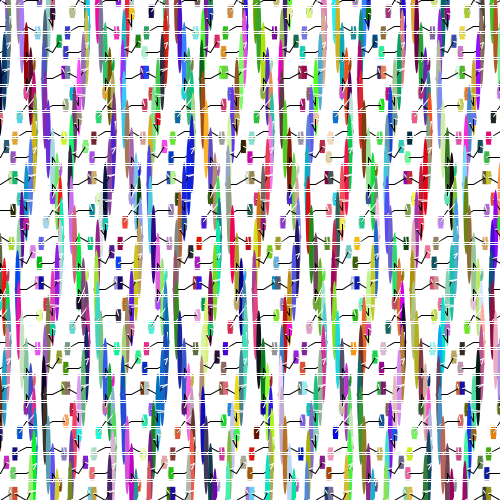
Frame 1 (no input)
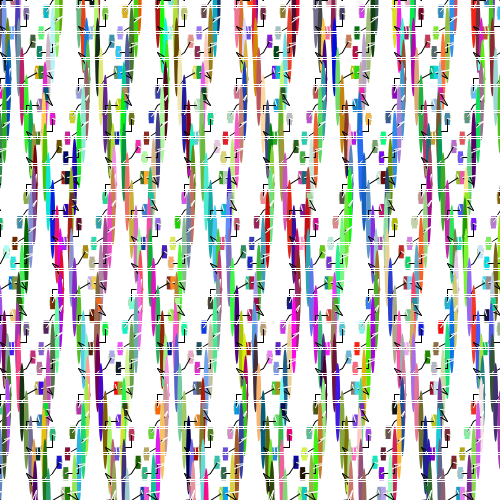
Frame 60 (the mouse pressed at the canvas centre just before this capture)
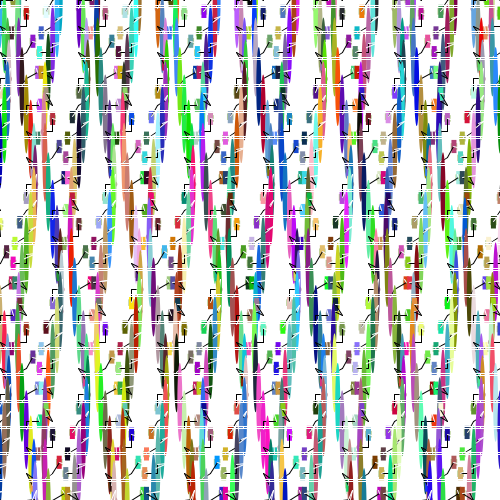
Frame 120 (the mouse held since frame 60 and released just before this capture)

The Processing sketch that drew these frames (run headless with seeded random() and noise(); from frame 60 on, the mouse is pressed at the canvas centre):

// Processing sketch: processing_151045
// ── processing_151045.pde

/*
 * Creative Coding
 * Week 2, 05 - Moving Patterns 1
 * by Indae Hwang and Jon McCormack
 * Copyright (c) 2014 Monash University
 *
 * This sketch builds on the previous sketches, drawing shapes based on the
 * current framerate. The movement of individual shapes combine to create a
 * gestalt field of motion. Use the arrow keys on your keyboard to change the
 * frame rate. 
 * 
 */

// variable used to store the current frame rate value
int frame_rate_value;

void setup() {
  size(500, 500);

  frame_rate_value = 6;
  frameRate(frame_rate_value);
  rectMode(CENTER);
  background(255);
}


void draw() {

  background(255);
  
  int num = 20;
  int margin = 0;
  float gutter = 0; //distance between each cell
  float cellsize = ( width - (2 * margin) - gutter * (num - 1) ) / (num - 1);

  int circleNumber = 0; // counter
  for (int i=0; i<num; i++) {
    for (int j=0; j<num; j++) {
      circleNumber = (i * num) + j; // different way to calculate the circle number from w2_04

      float tx = margin + cellsize * i + gutter * i;
      float ty = margin + cellsize * j + gutter * j;
      float tx2 = margin/2 + cellsize * i + gutter * i;
      float ty2 = margin/2 + cellsize * j + gutter * j;

      movingCircle(tx, ty, cellsize, circleNumber);
      movingCircle2(tx2, ty2, cellsize, circleNumber);
    }
  }
} //end of draw 


void movingCircle(float x, float y, float size, int circleNum) {

  float finalAngle;
  finalAngle = frameCount * 2 + circleNum;

  //the rotating angle for each tempX and tempY postion is affected by frameRate and angle;  
  float tempX = x + (size / 3) * sin(PI / frame_rate_value * finalAngle);
  float tempY = y + (size / 3) * cos(PI / frame_rate_value * finalAngle);

  noStroke();
  fill(120, 30, 50, 120);
  ellipse(tempX, tempY, size/4, size/4);
  fill(random(255), random(255), random(255));
  ellipse(tempX, tempY, 5, size*3);
  stroke(0);
  noFill();
  stroke(0);
  line(x, y, tempX, tempY);
  stroke(255);
  line(x+10, y-10, tempX, tempY);
  rect(x-20, y-20, size * 2, 2);
}

void movingCircle2(float x, float y, float size, int circleNum) {

  float finalAngle;
  finalAngle = frameCount * 4 + circleNum;

  //the rotating angle for each tempX and tempY postion is affected by frameRate and angle;  
  float tempX = x + (size / 2) * cos(PI / frame_rate_value * finalAngle);
  float tempY = y + (size / 2) * sin(PI / frame_rate_value * finalAngle);

  noStroke();
  fill(100, 150, 25, 120);
  rect(tempX, tempY, size/4, size/4);
  fill(random(255), random(255), random(255));
  rect(tempX, tempY, 5, size/2);
  stroke(0);
  noFill();
  stroke(0);
  line(x, y, tempX, tempY);
  stroke(255);
  line(x+10, y-10, tempX, tempY);
}


/*
 * keyReleased function
 *
 * called automatically by Processing when a keyboard key is released
 */
void keyReleased() {

  // right arrow -- increase frame_rate_value
  if (keyCode == RIGHT && frame_rate_value < 60) {
    frame_rate_value++;
  }

  // left arrow -- decrease frame_rate_value
  if ( keyCode == LEFT && frame_rate_value > 1) {
    frame_rate_value--;
  }

  // set the frameRate and print current value on the screen
  frameRate(frame_rate_value);
  println("Current frame Rate is: " + frame_rate_value);
}
